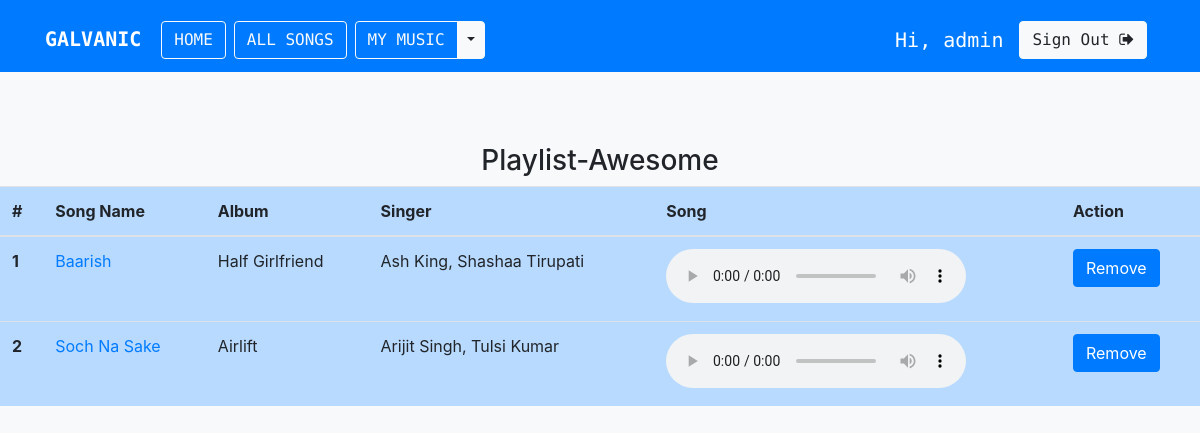
Page /playlist/Awesome/ (signed in) on the committed database.
### musicapp/models.py (models this page shows, shortened)
class Song(models.Model):
    Language_Choice = (
              ('Hindi', 'Hindi'),
              ('English', 'English'),
          )
    name = models.CharField(max_length=200)
    album = models.CharField(max_length=200)
    language = models.CharField(max_length=20,choices=Language_Choice,default='Hindi')
    song_img = models.FileField()
    year = models.IntegerField()
    singer = models.CharField(max_length=200)
    song_file = models.FileField()

### musicapp/views.py (the view)
# urls.py: path('playlist/<str:playlist_name>/', views.playlist_songs, name='playlist_songs'),
def playlist_songs(request, playlist_name):
    songs = Song.objects.filter(playlist__playlist_name=playlist_name, playlist__user=request.user).distinct()
    if request.method == "POST":
        song_id = list(request.POST.keys())[1]
        playlist_song = Playlist.objects.filter(playlist_name=playlist_name, song__id=song_id, user=request.user)
        playlist_song.delete()
        messages.success(request, "Song removed from playlist!")
    context = {'playlist_name': playlist_name, 'songs': songs}
    return render(request, 'musicapp/playlist_songs.html', context=context)

### templates/musicapp/playlist_songs.html (shortened to what this page needs)
{% extends 'base.html' %}
{% load socialaccount %}
{% block body %}
<br>
<br>
<br>
<center>
  <h3>Playlist-{{playlist_name}}</h3>
</center>
<table class="table table-hover table-primary">
  <thead>
    <tr>
      <th scope="col">#</th>
      <th scope="col">Song Name</th>
      <th scope="col">Album</th>
      <th scope="col">Singer</th>
      <th scope="col">Song</th>
      <th scope="col">Action</th>
    </tr>
  </thead>
  <tbody>
    {% if songs %}
    {% for song in songs %}
    <tr>
      <th scope="row">{{forloop.counter}}</th>
      <td><a href="{% url 'detail' song.id %}">{{song.name}}</a></td>
      <td>{{song.album}}</td>
      <td>{{song.singer}}</td>
      <td>
        <audio controls>
          <source src="{{ song.song_file.url }}" type="audio/mpeg">
        </audio>
      </td>
      <td>
        <form method="post">
          <input class="btn btn-primary" type="submit" value="Remove" name={{song.id}}>
        </form>
      </td>
    </tr>
    {% endfor %}
    {% endif %}
  </tbody>
</table>
{% endblock body %}

### templates/base.html (shortened to what this page needs)
{% load static %}
<!doctype html>
<html lang="en">
<head>
    <link rel="stylesheet" href="https://maxcdn.bootstrapcdn.com/bootstrap/4.0.0/css/bootstrap.min.css">
    <link rel="stylesheet" href="https://stackpath.bootstrapcdn.com/font-awesome/4.7.0/css/font-awesome.min.css">
    <link href="{% static 'musicapp/css/musicplayer.css' %}" rel="stylesheet">
</head>
<body class="bg-light">
    <nav class="navbar navbar-expand-md navbar-primary bg-primary">
        <div class="container">
            <h1><a href="{% url 'index' %}" class="navbar-brand">
            <strong style="color:white">GALVANIC</strong></a></h1>
            <div class="collapse navbar-collapse">
                <a href="{% url 'index' %}" class="btn btn-outline-light mt-2 mx-1">HOME</a>
                <a href="{% url 'all_songs' %}" class="btn btn-outline-light mt-2 mx-1">ALL SONGS</a>
                {% if request.user.is_active %}
                <div class="btn-group mt-2 mx-1">
                    <a type="button" href="{% url 'mymusic' %}" class="btn btn-outline-light">MY MUSIC</a>
                    <button type="button" class="btn btn-light dropdown-toggle dropdown-toggle-split" data-toggle="dropdown" aria-haspopup="true" aria-expanded="false">
                    </button>
                </div>
                {% endif %}
            </div>
            <div class="collapse navbar-collapse justify-content-end" id="navbar">
            {% if request.user.is_active %}
            <h5 class="text-white mt-3 mx-2">Hi, {{ request.user.username }}</h5>
            <a href="{% url 'logout' %}" class="btn btn-light mt-2 mx-2"> Sign Out <i class="fa fa-sign-out" aria-hidden="true"></i></a>
            {% else %}
            <a href="{% url 'login' %}" class="btn btn-light mt-2 mx-2"><i class="fa fa-sign-in" aria-hidden="true"></i> Sign In</a>
            <a href="{% url 'signup' %}" class="btn btn-light mt-2 mx-2"><i class="fa fa-user-plus" aria-hidden="true"></i> Sign Up</a>
            {% endif %}
            </div>
        </div>
    </nav>
    {% block body %}
    {% endblock body %}
    <br>
    <br>
    <br>
</body>
</html>

### templates/base.html (style rules this page uses)
.navbar { font-family: 'Source Code Pro', monospace; }
html { position: relative; min-height: 100%; }
body { margin-bottom: 0px; }

### rows in the picture
Song: name "Baarish", album "Half Girlfriend", singer "Ash King, Shashaa Tirupati"
Song: name "Soch Na Sake", album "Airlift", singer "Arijit Singh, Tulsi Kumar"

### other values in the picture
{{ request.user.username }} "admin"
{{ playlist_name }} "Awesome"
